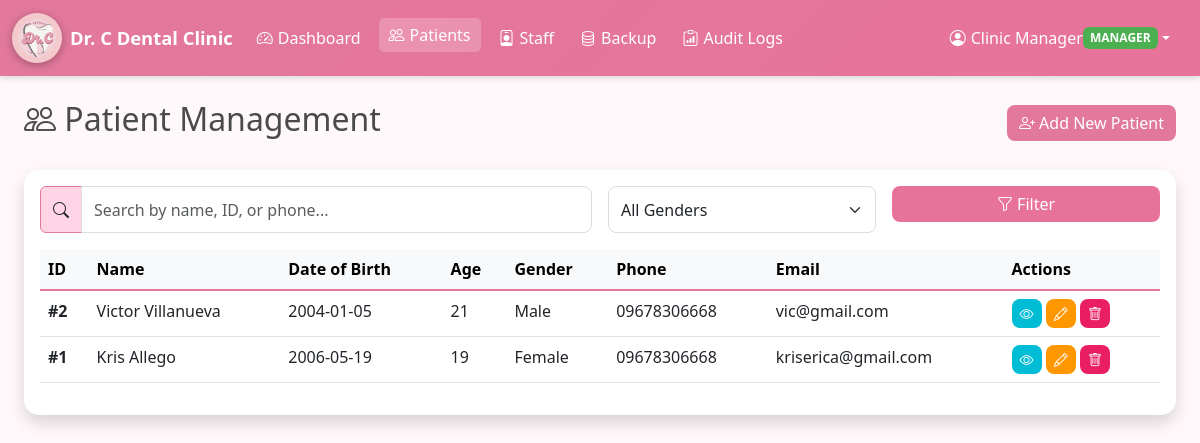
/patients (signed in), run on an earlier commit of the app's database.
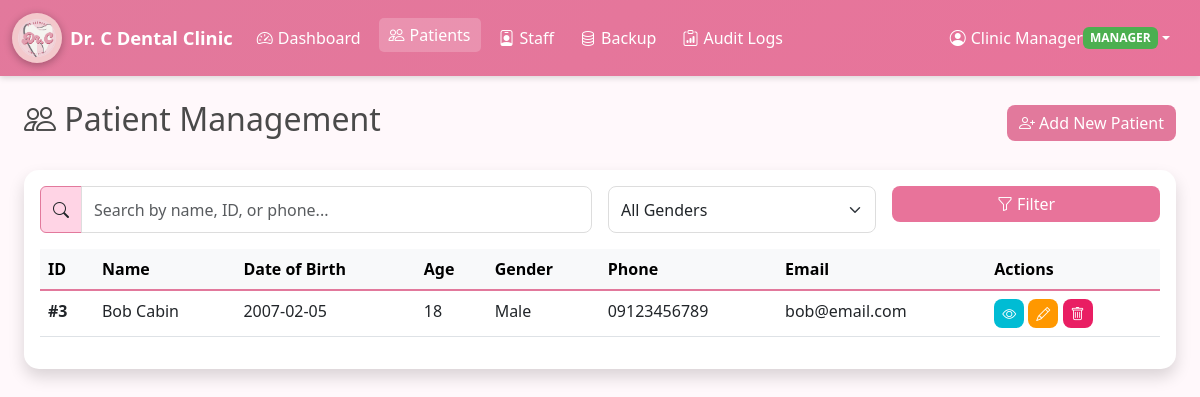
And on a later commit of the database.
### tables this page shows
CREATE TABLE patients (
            id INTEGER PRIMARY KEY AUTOINCREMENT,
            first_name TEXT NOT NULL,
            last_name TEXT NOT NULL,
            date_of_birth TEXT,
            gender TEXT,
            phone TEXT,
            email TEXT,
            address TEXT,
            emergency_contact_name TEXT,
            emergency_contact_phone TEXT,
            medical_history TEXT,
            allergies TEXT,
            existing_condition TEXT,
            dentist_notes TEXT,
            created_by INTEGER,
            assigned_dentist TEXT,
            created_at TIMESTAMP DEFAULT CURRENT_TIMESTAMP,
            updated_at TIMESTAMP DEFAULT CURRENT_TIMESTAMP
        );

### app.py (the view)
@app.route("/patients")
@login_required
def patients():
    search = request.args.get("search", "")
    gender = request.args.get("gender", "")
    with get_db_connection() as conn:
        query = "SELECT * FROM patients WHERE 1=1"
        params = []
        if search:
            query += " AND (first_name LIKE ? OR last_name LIKE ? OR phone LIKE ? OR CAST(id AS TEXT) LIKE ?)"
            search_param = f"%{search}%"
            params.extend([search_param, search_param, search_param, search_param])
        if gender:
            query += " AND gender = ?"
            params.append(gender)
        query += " ORDER BY id DESC"
        patients = conn.execute(query, params).fetchall()
    patients_list = []
    for p in patients:
        patient_dict = dict(p)
        patient_dict['age'] = calculate_age(patient_dict.get('date_of_birth'))
        patients_list.append(patient_dict)
    return render_template("patients.html", patients=patients_list, search=search, gender=gender)

### app.py (called while the page is built)
@login_manager.user_loader
def load_user(user_id: str) -> Optional[User]:
    return User.get_by_id(int(user_id))

### models.py (called while the page is built)
def get_db_connection() -> sqlite3.Connection:
    conn = sqlite3.connect(Config.DATABASE_NAME)
    conn.row_factory = sqlite3.Row
    return conn

    @property
    def is_active(self) -> bool:
        return bool(self.is_active_flag)

    def is_manager(self) -> bool:
        return self.role == "manager"

    @staticmethod
    def get_by_id(user_id: int) -> Optional["User"]:
        with get_db_connection() as conn:
            row = conn.execute("SELECT * FROM users WHERE id = ?", (user_id,)).fetchone()
        if row:
            return User(
                int(row["id"]),
                str(row["username"]),
                str(row["password_hash"]),
                str(row["role"]),
                str(row["full_name"]) if row["full_name"] else None,
                str(row["email"]) if row["email"] else None,
                int(row["is_active"]),
            )
        return None

### templates/patients.html (shortened to what this page needs)
{% extends "base.html" %}
{% block content %}
<div class="container-fluid">
    <div class="d-flex justify-content-between align-items-center mb-4">
        <h2><i class="bi bi-people"></i> Patient Management</h2>
        <a href="{{ url_for('add_patient') }}" class="btn btn-primary">
            <i class="bi bi-person-plus"></i> Add New Patient
        </a>
    </div>
    <div class="card shadow">
        <div class="card-body">
            <form method="GET" class="mb-3">
                <div class="row g-3">
                    <div class="col-md-6">
                        <div class="input-group">
                            <span class="input-group-text"><i class="bi bi-search"></i></span>
                            <input type="text" class="form-control" name="search" placeholder="Search by name, ID, or phone..." value="{{ search }}">
                        </div>
                    </div>
                    <div class="col-md-3">
                        <select class="form-select" name="gender">
                            <option value="">All Genders</option>
                        </select>
                    </div>
                    <div class="col-md-3">
                        <div class="btn-group w-100" role="group">
                            <button class="btn btn-outline-primary" type="submit">
                                <i class="bi bi-funnel"></i> Filter
                            </button>
                        </div>
                    </div>
                </div>
            </form>
            <div class="table-responsive">
                <table class="table table-hover">
                    <thead class="table-light">
                        <tr>
                            <th>ID</th>
                            <th>Name</th>
                            <th>Date of Birth</th>
                            <th>Age</th>
                            <th>Gender</th>
                            <th>Phone</th>
                            <th>Email</th>
                            <th>Actions</th>
                        </tr>
                    </thead>
                    <tbody>
                        {% for patient in patients %}
                        <tr>
                            <td><strong>#{{ patient.id }}</strong></td>
                            <td>{{ patient.first_name }} {{ patient.last_name }}</td>
                            <td>{{ patient.date_of_birth or 'N/A' }}</td>
                            <td>{{ patient.age or 'N/A' }}</td>
                            <td>{{ patient.gender or 'N/A' }}</td>
                            <td>{{ patient.phone or 'N/A' }}</td>
                            <td>{{ patient.email or 'N/A' }}</td>
                            <td class="text-nowrap">
                                <a href="{{ url_for('view_patient', patient_id=patient.id) }}" class="btn btn-sm btn-info" title="View">
                                    <i class="bi bi-eye"></i>
                                </a>
                                <a href="{{ url_for('edit_patient', patient_id=patient.id) }}" class="btn btn-sm btn-warning" title="Edit">
                                    <i class="bi bi-pencil"></i>
                                </a>
                                {% if current_user.is_manager() or current_user.is_dentist() %}
                                <form action="{{ url_for('delete_patient', patient_id=patient.id) }}" method="POST" style="display:inline;">
                                    <button type="submit" class="btn btn-sm btn-danger" title="Delete" onclick="return confirm('Delete patient {{ patient.first_name }} {{ patient.last_name }}?')">
                                        <i class="bi bi-trash"></i>
                                    </button>
                                </form>
                                {% endif %}
                            </td>
                        </tr>
                        {% endfor %}
                    </tbody>
                </table>
            </div>
        </div>
    </div>
</div>
{% endblock %}

What changed in the data, as far as the page shows it:
removed patients: id "2", first_name "Victor", last_name "Villanueva", date_of_birth "2004-01-05", age "21", gender "Male", phone "09678306668", email "vic@gmail.com"
removed patients: id "1", first_name "Kris", last_name "Allego", date_of_birth "2006-05-19", age "19", gender "Female", phone "09678306668", email "kriserica@gmail.com"
added patients: id "3", first_name "Bob", last_name "Cabin", date_of_birth "2007-02-05", age "18", gender "Male", phone "09123456789", email "bob@email.com"
